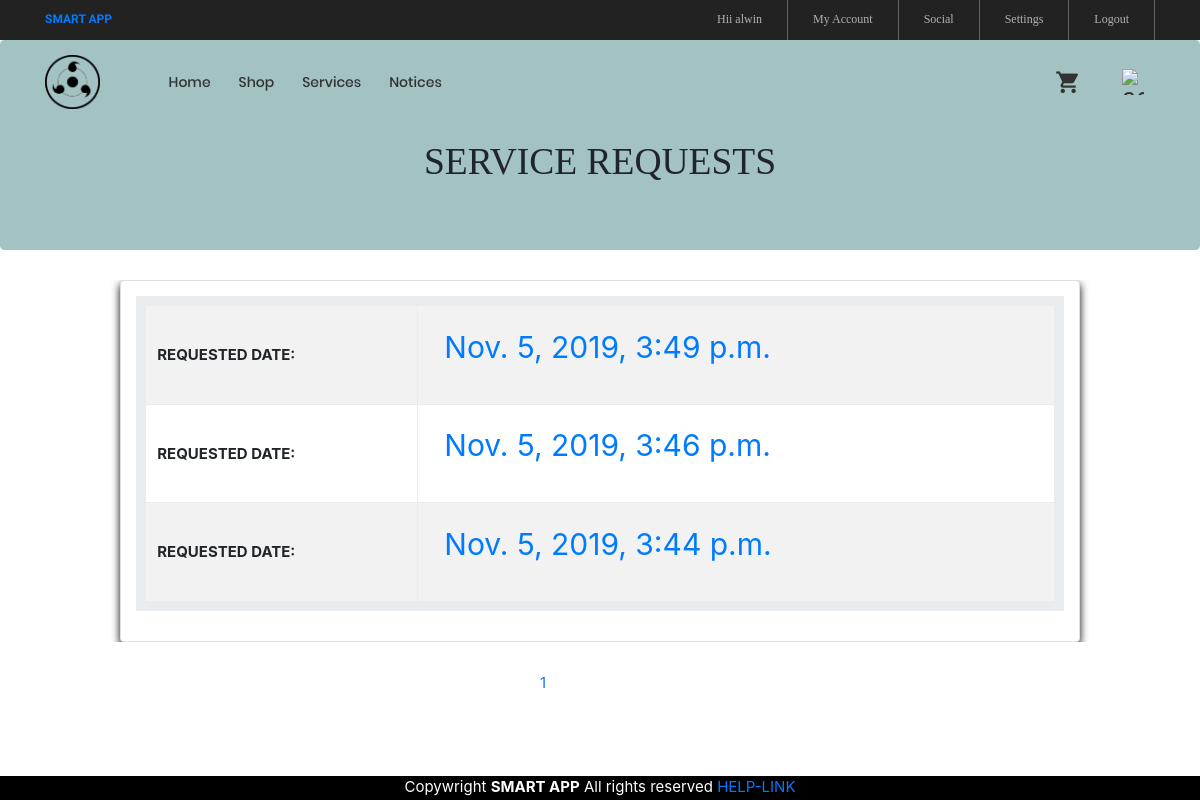
/show/ (signed in), run on an earlier commit of the app's database.
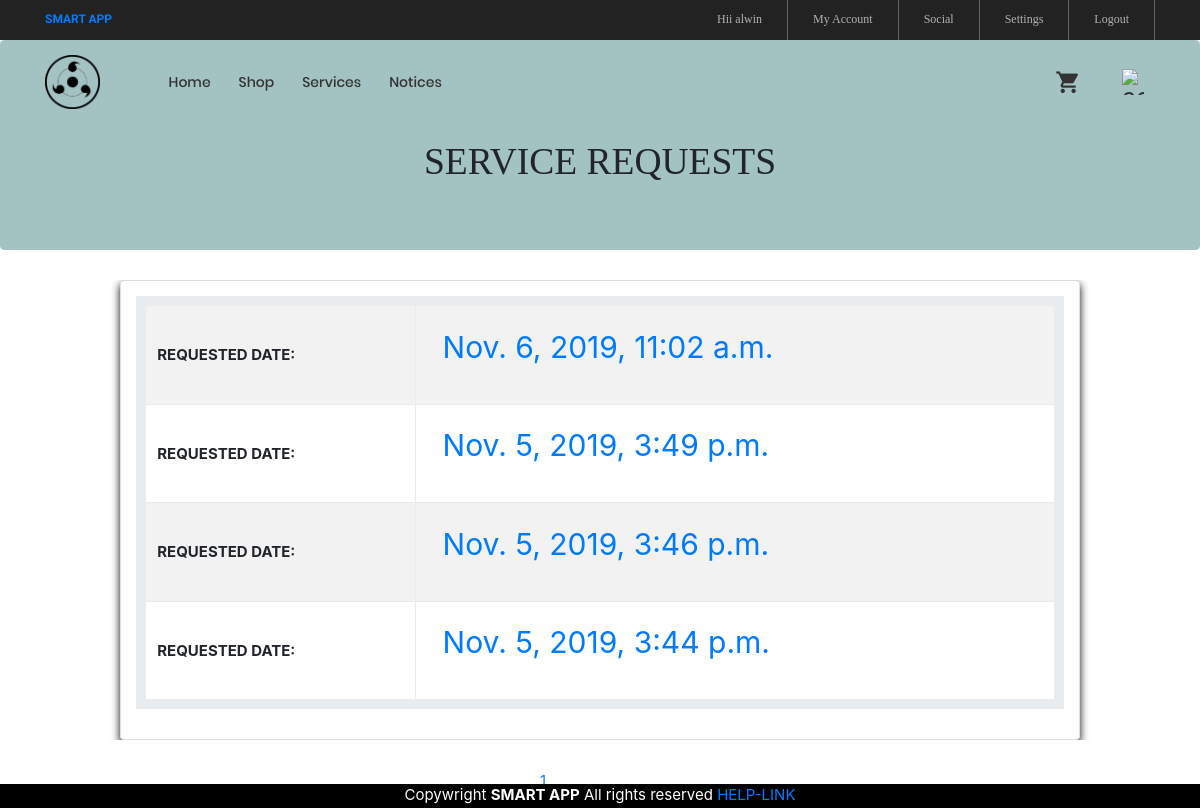
And on a later commit of the database.
### ser/models.py (models this page shows, shortened)
class Service(models.Model):
    aut = models.CharField(max_length=255 )
    flat_number = models.CharField(max_length=10)
    time = models.CharField(max_length=255 )
    body = models.TextField()
    created = models.DateTimeField(auto_now_add=True)

### ser/views.py (the view)
# urls.py: path('show/',views.Myreqview,name="show"),
@login_required
def Myreqview(request):              #display service requests
    req=Service.objects.all().order_by('-created')
    aut=request.user.username
    info=[]
    for x in req:
        if x.aut==aut:
            y={'flnum':x.created,'aut':x.aut,'aut2':aut}
            info.append(y)
    paginator=Paginator(info,5)
    try:
        page = int(request.GET.get('page','1'))
    except:
        page = 1
    try:
        info = paginator.page(page)
    except(EmptyPage, InvalidPage):
        info=paginator.page(paginator.num_pages)
    context={
            'info':info,
        }
    return render(request,'show.html',context)

### templates/show.html (shortened to what this page needs)
{% extends 'base.html' %}
{% load static %}
{% block page_content %}
{% load widget_tweaks %}
<head>
  <link rel="stylesheet" href="{% static 'https://maxcdn.bootstrapcdn.com/bootstrap/3.3.5/css/bootstrap.min.css' %}">
 </head>
<body>
<div class="jumbotron" style="background-color:#a3c2c2">
	<h1 style="font-family: 'Cormorant', serif;"><br><center> SERVICE REQUESTS</center></h1>
</div>
<div class="container-fluid" style="padding-left: 10%;padding-right: 10%;overflow:hidden">
<div class="card p-3" style="overflow:scroll">
<table class="table table-bordered table-striped table-hover table-responsive" style="border-width: 10px;">
	<div class="row pl " >
			<tbody>
		{% for y in info %}
			{% if  y.aut2 == y.aut %}
					<tr>
								<td style="line-height: 5">
								<b>	REQUESTED DATE: </b></td>
								<td>
                        <a class="nav-link" href= "{% url 'serv_view' y.flnum %}" style="font-size: 30px">{{y.flnum}}</a>
							 </td>
			 		 </tr>
				{% endif %}
		{% endfor %}
		</tbody></table>
	</div></body>
	</div>
	<div class="pagination p-t-30"  style=" left: 0; bottom: 5%; width: 100%;z-index:3;">
				<ul style="margin-left: 45%">
			{% for pg in info.paginator.page_range %}
			{% if info.number == pg %}
	<a href="?page={{ pg }}" style="color:#1a75ff">{{ pg }}</a>
			{% endif %}
			{% endfor %}
		</ul>
</div>
	{% endblock %}

What changed in the data, as far as the page shows it:
added Service: flnum "Nov. 6, 2019, 11:02 a.m."
Also different on the page:
new list line: "REQUESTED DATE:"
